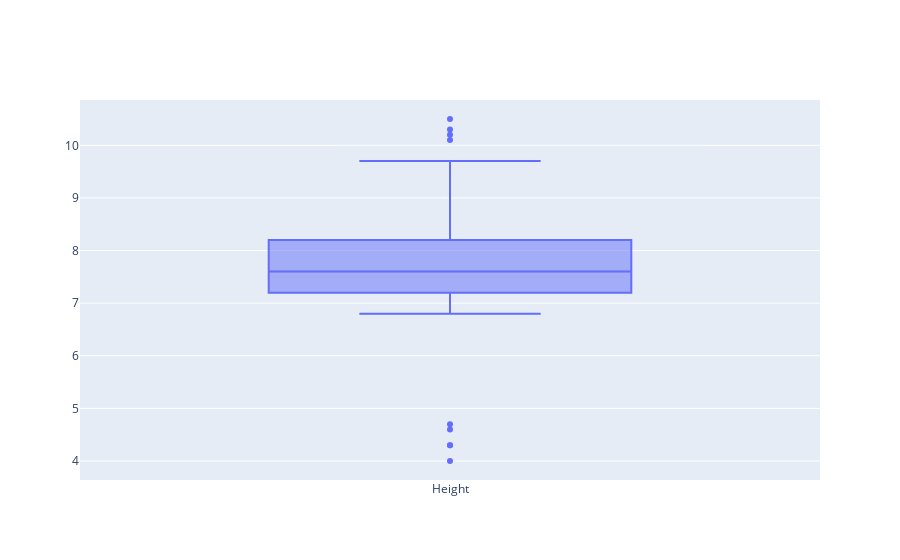

The cell this chart's notebook holds for it:
### Code cell
fig = go.Figure()
fig.add_trace(go.Box(y=fruits.height.values, name="Height"))
fig.show()

### Figure 1 — Plotly figure (JSON) as saved in the notebook; plotly's stock layout.template omitted (floating-point values rounded to 4 significant figures)
{"data": [{"name": "Height", "type": "box", "y": [7.3, 6.8, 7.2, 4.7, 4.6, 4.3, 4.3, 4, 7.8, 7, 7.3, 7.6, 7.1, 7.7, 7.3, 7.1, 7.5, 7.6, 7.1, 7.2, 7.5, 7.4, 7.1, 7.9, 9.4, 9.2, 9.2, 9.2, 7.1, 7.4, 7.5, 8, 7, 8.1, 7.8, 7.9, 7.6, 7.3, 7.8, 7.4, 7.5, 8.2, 7.2, 10.3, 10.5, 9.2, 10.2, 9.7, 10.1, 8.7, 8.2, 7.5, 8, 8.4, 8.5, 7.7, 8.1, 8.5, 8.1]}], "layout": {}}
